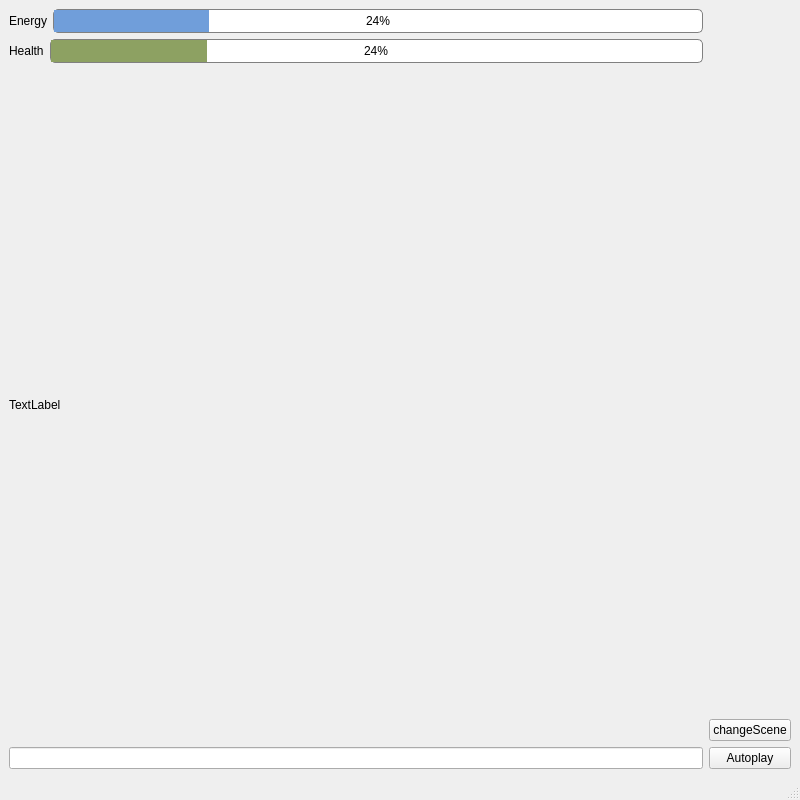
<?xml version="1.0" encoding="UTF-8"?>
<ui version="4.0">
 <class>MainWindow</class>
 <widget class="QMainWindow" name="MainWindow">
  <property name="geometry">
   <rect>
    <x>0</x>
    <y>0</y>
    <width>800</width>
    <height>800</height>
   </rect>
  </property>
  <property name="windowTitle">
   <string>MainWindow</string>
  </property>
  <widget class="QWidget" name="centralwidget">
   <layout class="QHBoxLayout" name="horizontalLayout_3">
    <item>
     <layout class="QVBoxLayout" name="verticalLayout_2">
      <item>
       <layout class="QHBoxLayout" name="horizontalLayout">
        <item>
         <widget class="QLabel" name="label_2">
          <property name="text">
           <string>Energy</string>
          </property>
         </widget>
        </item>
        <item>
         <widget class="QProgressBar" name="energyBar">
          <property name="styleSheet">
           <string notr="true">QProgressBar{
border: 1px solid grey;
border-radius: 5px;
text-align: center;
}
QProgressBar::chunk{
	background-color: rgb(112, 158, 218);
}</string>
          </property>
          <property name="value">
           <number>24</number>
          </property>
         </widget>
        </item>
       </layout>
      </item>
      <item>
       <layout class="QHBoxLayout" name="horizontalLayout_2">
        <item>
         <widget class="QLabel" name="label_3">
          <property name="text">
           <string>Health</string>
          </property>
         </widget>
        </item>
        <item>
         <widget class="QProgressBar" name="healthBar">
          <property name="styleSheet">
           <string notr="true">QProgressBar{
border: 1px solid grey;
border-radius: 5px;
text-align: center;
}
QProgressBar::chunk{
background-color: rgb(141, 161, 98);
}
</string>
          </property>
          <property name="value">
           <number>24</number>
          </property>
         </widget>
        </item>
       </layout>
      </item>
      <item>
       <layout class="QVBoxLayout" name="verticalLayout"/>
      </item>
      <item>
       <widget class="QLabel" name="label">
        <property name="text">
         <string>TextLabel</string>
        </property>
       </widget>
      </item>
      <item>
       <widget class="QLineEdit" name="lineEdit"/>
      </item>
     </layout>
    </item>
    <item>
     <layout class="QVBoxLayout" name="verticalLayout_3">
      <item>
       <spacer name="verticalSpacer">
        <property name="orientation">
         <enum>Qt::Vertical</enum>
        </property>
        <property name="sizeHint" stdset="0">
         <size>
          <width>20</width>
          <height>40</height>
         </size>
        </property>
       </spacer>
      </item>
      <item>
       <widget class="QPushButton" name="changeSceneButton">
        <property name="sizePolicy">
         <sizepolicy hsizetype="Fixed" vsizetype="Fixed">
          <horstretch>0</horstretch>
          <verstretch>0</verstretch>
         </sizepolicy>
        </property>
        <property name="text">
         <string>changeScene</string>
        </property>
       </widget>
      </item>
      <item>
       <widget class="QPushButton" name="autoplayButton">
        <property name="text">
         <string>Autoplay</string>
        </property>
       </widget>
      </item>
     </layout>
    </item>
   </layout>
  </widget>
  <widget class="QMenuBar" name="menubar">
   <property name="geometry">
    <rect>
     <x>0</x>
     <y>0</y>
     <width>800</width>
     <height>26</height>
    </rect>
   </property>
  </widget>
  <widget class="QStatusBar" name="statusbar"/>
 </widget>
 <resources/>
 <connections/>
</ui>
